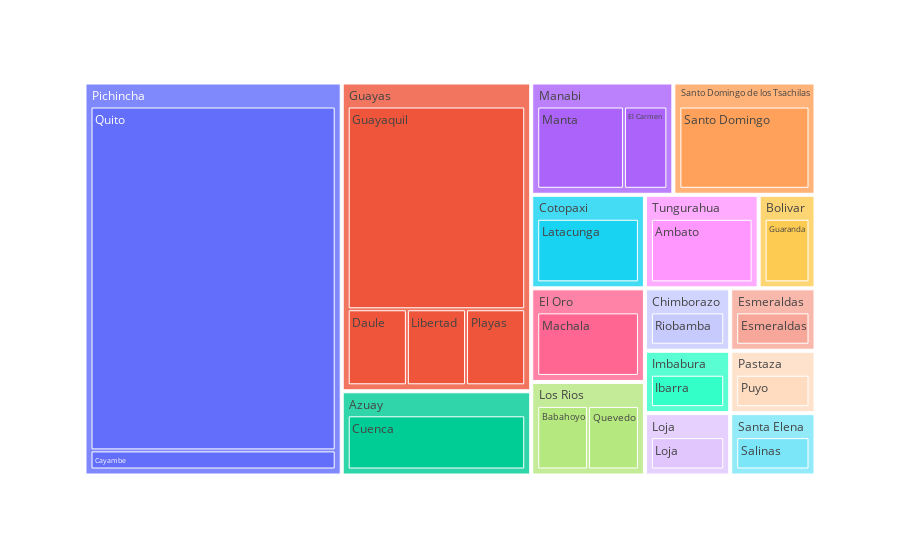

The notebook cell this image was saved under:
### Markdown cell above
### Treemap showing the cities in each state that have stores

### Code cell
fig = px.treemap(stores, path=['state', 'city'])
fig.show()

### Figure 1 — Plotly figure (JSON) as saved in the notebook; plotly's stock layout.template omitted (floating-point values rounded to 4 significant figures)
{"data": [{"branchvalues": "total", "domain": {"x": [0, 1], "y": [0, 1]}, "hovertemplate": "labels=%{label}<br>count=%{value}<br>parent=%{parent}<br>id=%{id}<extra></extra>", "ids": ["Tungurahua/Ambato", "Los Rios/Babahoyo", "Pichincha/Cayambe", "Azuay/Cuenca", "Guayas/Daule", "Manabi/El Carmen", "Esmeraldas/Esmeraldas", "Bolivar/Guaranda", "Guayas/Guayaquil", "Imbabura/Ibarra", "Cotopaxi/Latacunga", "Guayas/Libertad", "Loja/Loja", "El Oro/Machala", "Manabi/Manta", "Guayas/Playas", "Pastaza/Puyo", "Los Rios/Quevedo", "Pichincha/Quito", "Chimborazo/Riobamba", "Santa Elena/Salinas", "Santo Domingo de los Tsachilas/Santo Domingo", "Azuay", "Bolivar", "Chimborazo", "Cotopaxi", "El Oro", "Esmeraldas", "Guayas", "Imbabura", "Loja", "Los Rios", "Manabi", "Pastaza", "Pichincha", "Santa Elena", "Santo Domingo de los Tsachilas", "Tungurahua"], "labels": ["Ambato", "Babahoyo", "Cayambe", "Cuenca", "Daule", "El Carmen", "Esmeraldas", "Guaranda", "Guayaquil", "Ibarra", "Latacunga", "Libertad", "Loja", "Machala", "Manta", "Playas", "Puyo", "Quevedo", "Quito", "Riobamba", "Salinas", "Santo Domingo", "Azuay", "Bolivar", "Chimborazo", "Cotopaxi", "El Oro", "Esmeraldas", "Guayas", "Imbabura", "Loja", "Los Rios", "Manabi", "Pastaza", "Pichincha", "Santa Elena", "Santo Domingo de los Tsachilas", "Tungurahua"], "name": "", "parents": ["Tungurahua", "Los Rios", "Pichincha", "Azuay", "Guayas", "Manabi", "Esmeraldas", "Bolivar", "Guayas", "Imbabura", "Cotopaxi", "Guayas", "Loja", "El Oro", "Manabi", "Guayas", "Pastaza", "Los Rios", "Pichincha", "Chimborazo", "Santa Elena", "Santo Domingo de los Tsachilas", "", "", "", "", "", "", "", "", "", "", "", "", "", "", "", ""], "type": "treemap", "values": [2, 1, 1, 3, 1, 1, 1, 1, 8, 1, 2, 1, 1, 2, 2, 1, 1, 1, 18, 1, 1, 3, 3, 1, 1, 2, 2, 1, 11, 1, 1, 2, 3, 1, 19, 1, 3, 2]}], "layout": {"legend": {"tracegroupgap": 0}, "margin": {"t": 60}}}
